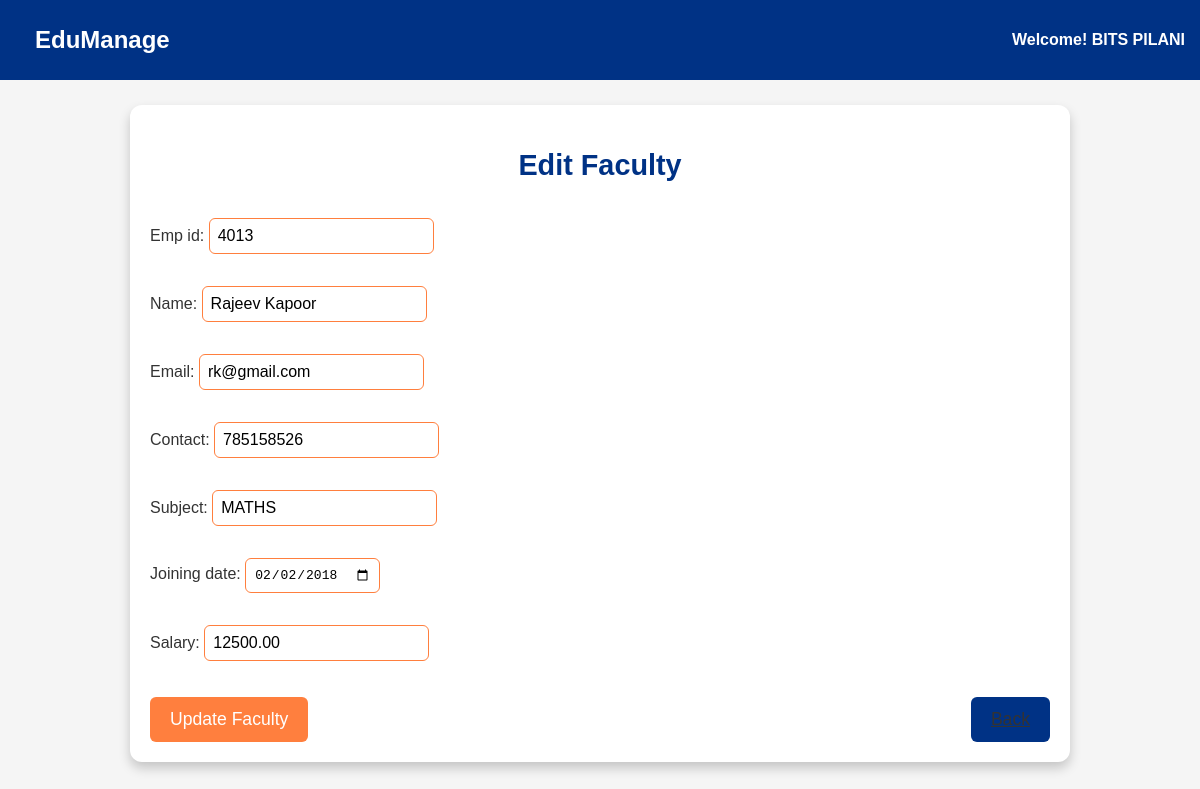
The page /faculty/1/edit/ (signed in) on the database its author committed.
### accounts/models.py (models this page shows, shortened)
class User(AbstractBaseUser):
    ORGANIZATION_CHOICES = [
        ('school', 'School'),
        ('college', 'College'),
    ]
    COUNTRY_CHOICES = [
        ('us', 'United States'),
        ('uk', 'United Kingdom'),
        ('in', 'India'),
    ]
    school_name = models.CharField(max_length=100)
    email = models.EmailField(unique=True)
    phone = models.CharField(max_length=15)
    address_area = models.CharField(max_length=100)
    address_landmark = models.CharField(max_length=100, blank=True, null=True)
    address_city = models.CharField(max_length=50)
    address_state = models.CharField(max_length=50)
    address_country = models.CharField(max_length=50, choices=COUNTRY_CHOICES)
    address_pincode = models.CharField(max_length=10)
    organization_type = models.CharField(max_length=10, choices=ORGANIZATION_CHOICES)
    is_active = models.BooleanField(default=True)
    is_admin = models.BooleanField(default=False)
    objects = UserManager()
    USERNAME_FIELD = 'email'
    REQUIRED_FIELDS = ['school_name']

class Faculty(models.Model):
    school = models.ForeignKey(User, on_delete=models.CASCADE)  # Linking to the school
    emp_id = models.CharField(max_length=50, unique=True)  # Employee ID
    name = models.CharField(max_length=255)
    email = models.EmailField(unique=True)
    contact = models.CharField(max_length=20)
    subject = models.CharField(max_length=255)
    joining_date = models.DateField()
    salary = models.DecimalField(max_digits=10, decimal_places=2)

### accounts/views.py (the view)
# urls.py: path('faculty/<int:faculty_id>/edit/', views.faculty_edit, name='faculty_edit'),
@login_required
def faculty_edit(request, faculty_id):
    faculty = get_object_or_404(Faculty, id=faculty_id, school=request.user)
    if request.method == 'POST':
        form = FacultyForm(request.POST, instance=faculty)
        if form.is_valid():
            form.save()
            return redirect('faculty_list')
    else:
        form = FacultyForm(instance=faculty)
    return render(request, 'accounts/faculty_form.html', {'form': form, 'faculty': faculty})

### accounts/forms.py
class FacultyForm(forms.ModelForm):
    joining_date = forms.DateField(widget=forms.DateInput(attrs={'type': 'date'}))
    class Meta:
        model = Faculty
        fields = ['emp_id', 'name', 'email', 'contact', 'subject', 'joining_date', 'salary']

### templates/accounts/faculty_form.html (shortened to what this page needs)
<!DOCTYPE html>
<html lang="en">
  <head>
    {% load static %}
    <link rel="stylesheet" href="{% static 'css/faculty_form.css' %}" />
  </head>
  <body>
    <nav class="navbar">
      <a
        href="{% url 'school_details' %}"
        class="navbar-brand"
        style="font-size: 24px; font-weight: bold"
        >EduManage</a
      >
      <span class="school-name">Welcome! {{ user.school_name }}</span>
    </nav>
    <div class="container">
      <h2>{% if faculty %}Edit{% else %}Add{% endif %} Faculty</h2>
      <form method="POST">
        {% csrf_token %} {{ form.as_p }}
        <div class="form-actions">
          <button type="submit" class="btn btn-primary">
            {% if faculty %}Update{% else %}Add{% endif %} Faculty
          </button>
          <a href="{% url 'faculty_list' %}" class="btn btn-secondary">Back</a>
        </div>
      </form>
    </div>
  </body>
</html>

### static/css/faculty_form.css (style rules this page uses)
body { font-family: Arial, sans-serif; background-color: #f5f5f5; display: flex; flex-direction: column; align-items: center; height: 100vh; margin: 0; }
.container { max-width: 900px; width: 100%; padding: 20px; margin-top: 25px; background-color: #ffffff; border-radius: 12px; box-shadow: 0 6px 12px rgba(0, 0, 0, 0.2); }
.navbar { width: 100%; height: 80px; background-color: #003285; display: flex; align-items: center; justify-content: space-between; padding: 0 15px; box-sizing: border-box; color: #fff; }
.navbar a { font-size: 18px; color: #fff; text-decoration: none; margin: 0 20px; }
h2 { color: #003285; font-size: 1.8em; margin-bottom: 20px; text-align: center; }
form { display: flex; flex-direction: column; }
.form-actions { margin-top: 20px; display: flex; justify-content: space-between; }
button, .btn { background-color: #ff7f3e; color: white; border: none; padding: 12px 20px; border-radius: 6px; cursor: pointer; font-size: 1.1em; transition: background-color 0.3s ease; }
.btn-secondary { background-color: #003285; color: #333; }
form label { font-size: 1em; color: #333; margin-bottom: 8px; }
form input, form select { padding: 8px; border: 1px solid #ff7f3e; border-radius: 6px; font-size: 1em; box-sizing: border-box; }
.school-name { font-size: 16px; font-weight: bold; }

### rows shown on the page
User: school_name "BITS PILANI"
Faculty: emp_id "4013", name "Rajeev Kapoor", email "rk@gmail.com", contact "785158526", subject "MATHS", joining_date "02/02/2018", salary "12500.00"
